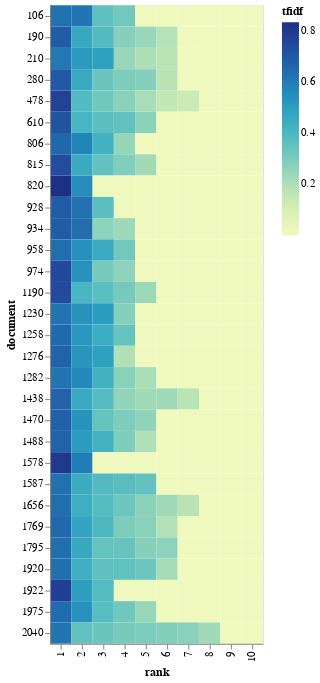

Notebook code cell kept with this figure:
### Markdown cell above
Some of the most important words in bad reviews are small, cheap, return and poor

### Code cell
%matplotlib inline

df5 = df_idf.loc[df.Cons_rating==5]
df5=df5.loc[df5.max(axis=1)>=0.6]
df51=df5.iloc[0:30,:]

tfidf_df5 = df51.stack().reset_index()
tfidf_df5 = tfidf_df5.rename(columns={0:'tfidf', 'level_0': 'document','level_1': 'term', 'level_2': 'term'})
top_tfidf5 = tfidf_df5.sort_values(by=['document','tfidf'], ascending=[True,False]).groupby(['document']).head(10)


# adding a little randomness to break ties in term ranking
top_tfidf_plusRand = top_tfidf5.copy()
top_tfidf_plusRand['tfidf'] = top_tfidf_plusRand['tfidf'] + np.random.rand(top_tfidf5.shape[0])*0.000001

# base for all visualizations, with rank calculation
base = alt.Chart(top_tfidf_plusRand).encode(
    x = 'rank:O',
    y = 'document:N'
).transform_window(
    rank = "rank()",
    sort = [alt.SortField("tfidf", order="descending")],
    groupby = ["document"],
)

# heatmap specification
heatmap = base.mark_rect().encode(
    color = 'tfidf:Q'
)


# text labels, white for darker heatmap colors
text = base.mark_text(baseline='middle').encode(
    text = 'term:N',
    color = alt.condition(alt.datum.tfidf >= 0.23, alt.value('white'), alt.value('black'))
)

# display the three superimposed visualizations
heatmap

### Figure 1 — Vega-Lite specification as saved in the notebook (floating-point values rounded to 4 significant figures; data arrays with more than 128 entries replaced by an {"elided": "..."} marker saying what was removed)
{"config": {"view": {"continuousWidth": 300, "continuousHeight": 300}}, "data": {"name": "data-4f8a6ef406a3497b3ad5368f616f2027"}, "mark": {"type": "rect"}, "encoding": {"color": {"field": "tfidf", "type": "quantitative"}, "x": {"field": "rank", "type": "ordinal"}, "y": {"field": "document", "type": "nominal"}}, "transform": [{"window": [{"op": "rank", "field": "", "as": "rank"}], "groupby": ["document"], "sort": [{"field": "tfidf", "order": "descending"}]}], "$schema": "https://vega.github.io/schema/vega-lite/v5.14.1.json", "datasets": {"data-4f8a6ef406a3497b3ad5368f616f2027": {"elided": "300 records"}}}
